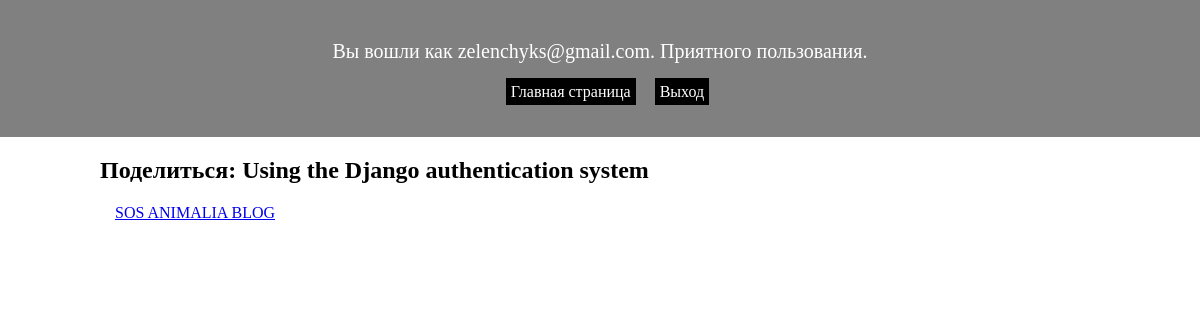
Screenshot of /blog/post/4/share/ (signed in) with the database file from the repository.
### blog/models.py (models this page shows)
class BlogPost(models.Model):
    blog = models.ForeignKey(Blog, on_delete=models.CASCADE)
    title = models.CharField('Заголовок', max_length=500)
    body = models.TextField('Основной текст')
    is_published = models.BooleanField('Опубликован?', default=False)
    slug = models.SlugField(max_length=500, editable=False)
    shared_to = models.ManyToManyField(Blog, related_name='shared_posts')

class Blog(models.Model):
    owner = models.ForeignKey(User, editable=False, on_delete=models.CASCADE)
    title = models.CharField('Заголовок', max_length=500)
    slug = models.CharField(max_length=500, editable=False)

### blog/views.py (the view)
# urls.py: path('blog/post/<int:pk>/share/', ShareBlogPostView.as_view(),
class ShareBlogPostView(TemplateView):
    template_name = 'share_blog_post.html'
    @method_decorator(login_required)
    def dispatch(self, request, *args, **kwargs):
        return super(ShareBlogPostView, self).dispatch(request, *args, **kwargs)
    def get_context_data(self, pk, **kwargs):
        blog_post = BlogPost.objects.get(pk=pk)
        currently_shared_with = blog_post.shared_to.all()
        currently_shared_with_ids = map(lambda x: x.pk, currently_shared_with)
        exclude_from_can_share_list = [
            blog_post.blog.pk] + list(currently_shared_with_ids)
        can_be_shared_with = Blog.objects.exclude(
            pk__in=exclude_from_can_share_list)
        return {
            'post': blog_post,
            'is_shared_with': currently_shared_with,
            'can_be_shared_with': can_be_shared_with
        }

### blog/templates/share_blog_post.html (shortened to what this page needs)
{% extends "base.html" %}
{% block content %}
    {% if can_be_shared_with %}
        <h2>Поделиться: {{ post.title }}</h2>
        <ul>
            {% for blog in can_be_shared_with %}
                <li>
                    <a href="{% url "share-post-with-blog" post_pk=post.pk blog_pk=blog.pk %}">{{ blog.title }}</a>
                </li>
            {% endfor %}
        </ul>
    {% endif %}
{% endblock %}

### templates/base.html (shortened to what this page needs)
<!DOCTYPE html>
<html lang="en">
    <head>
    </head>
    <body>
        {% block header %}
            <header style="overflow: hidden;">
                {% if user.is_authenticated %}
                    <p>
                        Вы вошли как {{ user.username }}. Приятного пользования.
                    </p>
                {% else %}
                    <p>
                        Приветствуем! Выполните вход :)
                    </p>
                {% endif %}
                <ul>
                    <li>
                        <a href="{% url 'home' %}">Главная страница</a>
                    </li>
                    {% if user.is_authenticated %}
                        <li>
                            <a href="{% url 'logout' %}">Выход</a>
                        </li>
                    {% endif %}
                </ul>
            {% endblock %}
        </header>
        <main>
            {% block content %}{% endblock %}
        </main>
    </body>
</html>

### templates/base.html (style rules this page uses)
body { padding: 0; margin: 0; }
header { background: grey; overflow: hidden; text-align: center; padding: 20px 0; }
header p { font-size: 20px; color: white; }
header a { text-decoration: none; background: black; color: white; padding: 5px; }
ul { padding: 0; }
li { list-style: none; display: inline-block; margin: 0 0 0 15px; }
main { width: 1000px; margin: 0 auto; }

### rows the page displays
BlogPost: title "Using the Django authentication system"
Blog: title "SOS ANIMALIA BLOG"

### other values shown
{{ user.username }} "zelenchyks@gmail.com"
